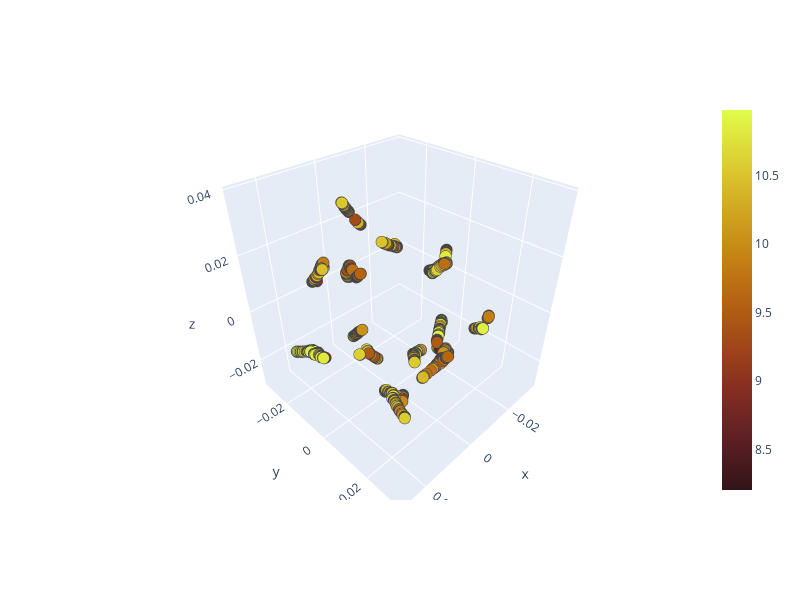
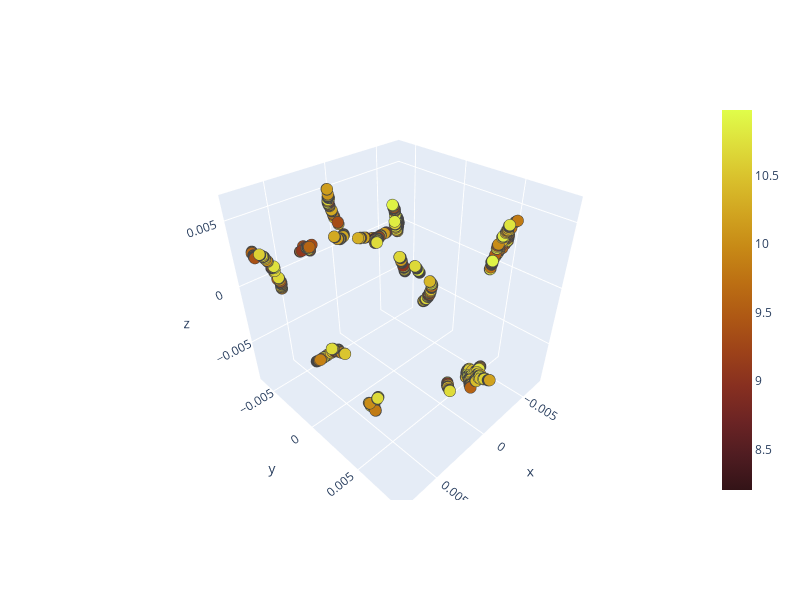
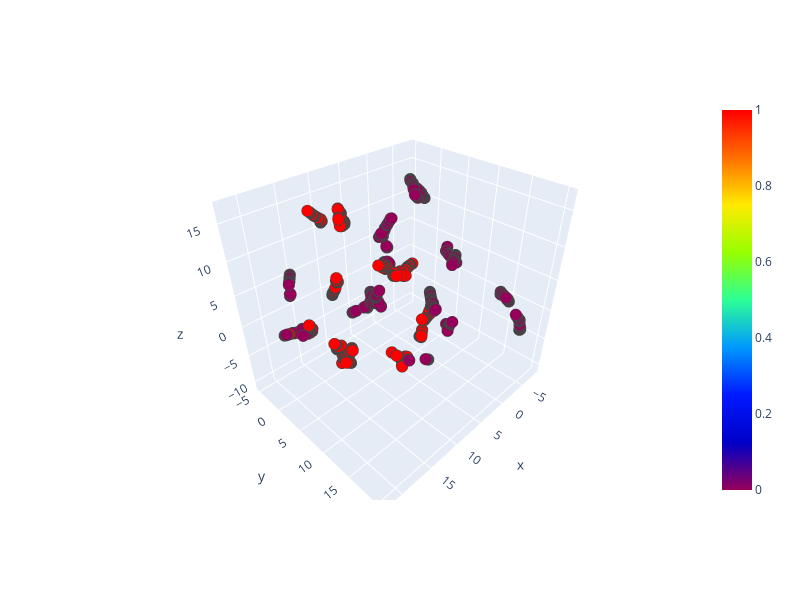

The cell these charts' notebook holds for them, in order:
### Code cell
from node2vec2rank.visualization_utils import dim_reduction, plot_embeddings
from scipy.spatial import procrustes

algorithm = 'umap'
n_components = 3

first_embeddings = model.node_embeddings[0]
second_embeddings = model.node_embeddings[1]
concat_embeddings = np.append(first_embeddings, second_embeddings, axis=0)

first_embeddings_red = dim_reduction(first_embeddings[:,:6], algorithm=algorithm, n_components=n_components)
second_embeddings_red = dim_reduction(second_embeddings[:,:6], algorithm=algorithm, n_components=n_components)
concat_embeddings_red = dim_reduction(concat_embeddings[:,:6], algorithm=algorithm, n_components=n_components)

mtx1, mtx2, disparity = procrustes(first_embeddings_red, second_embeddings_red)

plot_embeddings(mtx1, color_type='numeric', color = np.log(n2v2r_borda_ranking_pd.loc[node_names,'borda_ranks']), names=node_names)
plot_embeddings(mtx2, color_type='numeric', color = np.log(n2v2r_borda_ranking_pd.loc[node_names,'borda_ranks']), names=node_names)

num_nodes = first_embeddings_red.shape[0]
color_one = np.zeros(num_nodes)
color_two = np.ones(num_nodes)
color_concat = np.append(color_one, color_two, axis=0)

plot_embeddings(concat_embeddings_red, color=color_concat, names = np.append(node_names,node_names))

### Figure 1 — Plotly figure (JSON) as saved in the notebook; plotly's stock layout.template omitted (floating-point values rounded to 4 significant figures; data arrays with more than 128 entries replaced by an {"elided": "..."} marker saying what was removed)
{"data": [{"hovertemplate": "<b>(%{x},%{y})</b><br><b>%{text}</b><extra></extra>", "marker": {"color": {"elided": "1254 float values"}, "colorscale": [[0, "rgb(51, 19, 23)"], [0.09091, "rgb(79, 28, 33)"], [0.1818, "rgb(108, 36, 36)"], [0.2727, "rgb(135, 47, 32)"], [0.3636, "rgb(157, 66, 25)"], [0.4545, "rgb(174, 88, 20)"], [0.5455, "rgb(188, 111, 19)"], [0.6364, "rgb(199, 137, 22)"], [0.7273, "rgb(209, 164, 32)"], [0.8182, "rgb(217, 192, 44)"], [0.9091, "rgb(222, 222, 59)"], [1, "rgb(224, 253, 74)"]], "line": {"width": 1}, "showscale": true, "size": 4}, "mode": "markers", "text": {"elided": "1254 str values"}, "type": "scatter3d", "x": {"elided": "1254 float values"}, "y": {"elided": "1254 float values"}, "z": {"elided": "1254 float values"}}], "layout": {"height": 600, "margin": {"b": 100, "l": 100, "r": 100, "t": 100}, "width": 800}}

### Figure 2 — Plotly figure (JSON) as saved in the notebook; plotly's stock layout.template omitted (floating-point values rounded to 4 significant figures; data arrays with more than 128 entries replaced by an {"elided": "..."} marker saying what was removed)
{"data": [{"hovertemplate": "<b>(%{x},%{y})</b><br><b>%{text}</b><extra></extra>", "marker": {"color": {"elided": "1254 float values"}, "colorscale": [[0, "rgb(51, 19, 23)"], [0.09091, "rgb(79, 28, 33)"], [0.1818, "rgb(108, 36, 36)"], [0.2727, "rgb(135, 47, 32)"], [0.3636, "rgb(157, 66, 25)"], [0.4545, "rgb(174, 88, 20)"], [0.5455, "rgb(188, 111, 19)"], [0.6364, "rgb(199, 137, 22)"], [0.7273, "rgb(209, 164, 32)"], [0.8182, "rgb(217, 192, 44)"], [0.9091, "rgb(222, 222, 59)"], [1, "rgb(224, 253, 74)"]], "line": {"width": 1}, "showscale": true, "size": 4}, "mode": "markers", "text": {"elided": "1254 str values"}, "type": "scatter3d", "x": {"elided": "1254 float values"}, "y": {"elided": "1254 float values"}, "z": {"elided": "1254 float values"}}], "layout": {"height": 600, "margin": {"b": 100, "l": 100, "r": 100, "t": 100}, "width": 800}}

### Figure 3 — Plotly figure (JSON) as saved in the notebook; plotly's stock layout.template omitted (floating-point values rounded to 4 significant figures; data arrays with more than 128 entries replaced by an {"elided": "..."} marker saying what was removed)
{"data": [{"hovertemplate": "<b>(%{x},%{y})</b><br><b>%{text}</b><extra></extra>", "marker": {"color": {"elided": "2508 int values"}, "colorscale": [[0, "rgb(150,0,90)"], [0.125, "rgb(0,0,200)"], [0.25, "rgb(0,25,255)"], [0.375, "rgb(0,152,255)"], [0.5, "rgb(44,255,150)"], [0.625, "rgb(151,255,0)"], [0.75, "rgb(255,234,0)"], [0.875, "rgb(255,111,0)"], [1, "rgb(255,0,0)"]], "line": {"width": 1}, "showscale": true, "size": 4}, "mode": "markers", "text": {"elided": "2508 str values"}, "type": "scatter3d", "x": {"elided": "2508 float values"}, "y": {"elided": "2508 float values"}, "z": {"elided": "2508 float values"}}], "layout": {"height": 600, "margin": {"b": 100, "l": 100, "r": 100, "t": 100}, "width": 800}}
